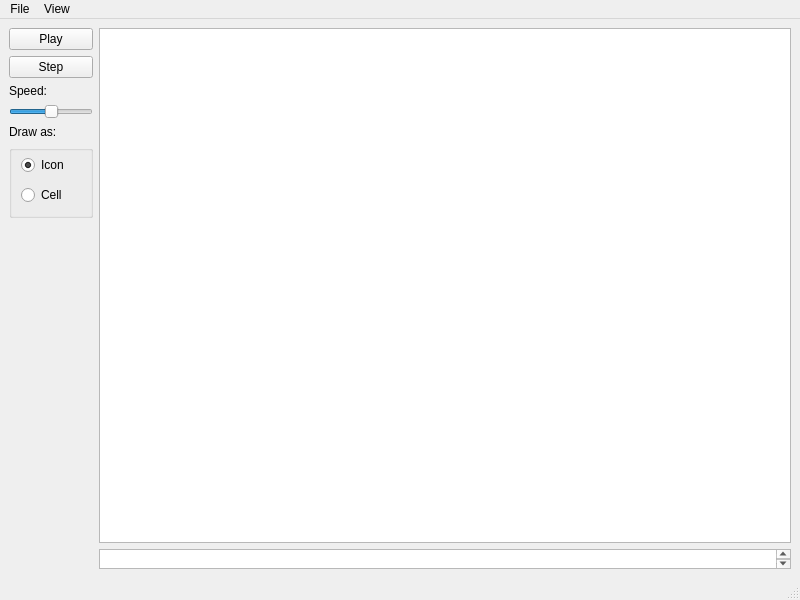
<?xml version="1.0" encoding="UTF-8"?>
<ui version="4.0">
 <class>MainWindow</class>
 <widget class="QMainWindow" name="MainWindow">
  <property name="geometry">
   <rect>
    <x>0</x>
    <y>0</y>
    <width>800</width>
    <height>600</height>
   </rect>
  </property>
  <property name="windowTitle">
   <string>MainWindow</string>
  </property>
  <widget class="QWidget" name="centralwidget">
   <layout class="QHBoxLayout" name="horizontalLayout">
    <item>
     <layout class="QVBoxLayout" name="verticalLayout">
      <property name="spacing">
       <number>-1</number>
      </property>
      <item>
       <widget class="QPushButton" name="button_play">
        <property name="text">
         <string>Play</string>
        </property>
       </widget>
      </item>
      <item>
       <widget class="QPushButton" name="button_step">
        <property name="text">
         <string>Step</string>
        </property>
       </widget>
      </item>
      <item>
       <widget class="QLabel" name="label">
        <property name="text">
         <string>Speed:</string>
        </property>
       </widget>
      </item>
      <item>
       <widget class="QSlider" name="slider_speed">
        <property name="sizePolicy">
         <sizepolicy hsizetype="Minimum" vsizetype="Fixed">
          <horstretch>0</horstretch>
          <verstretch>0</verstretch>
         </sizepolicy>
        </property>
        <property name="minimum">
         <number>1</number>
        </property>
        <property name="maximum">
         <number>5</number>
        </property>
        <property name="value">
         <number>3</number>
        </property>
        <property name="orientation">
         <enum>Qt::Horizontal</enum>
        </property>
        <property name="tickPosition">
         <enum>QSlider::NoTicks</enum>
        </property>
        <property name="tickInterval">
         <number>1</number>
        </property>
       </widget>
      </item>
      <item>
       <widget class="QLabel" name="label_2">
        <property name="text">
         <string>Draw as:</string>
        </property>
       </widget>
      </item>
      <item>
       <widget class="QGroupBox" name="groupBox">
        <property name="title">
         <string/>
        </property>
        <layout class="QVBoxLayout" name="verticalLayout_2">
         <property name="spacing">
          <number>10</number>
         </property>
         <property name="topMargin">
          <number>4</number>
         </property>
         <property name="bottomMargin">
          <number>10</number>
         </property>
         <item>
          <widget class="QRadioButton" name="radio_button_draw_icon">
           <property name="text">
            <string>Icon</string>
           </property>
           <property name="checked">
            <bool>true</bool>
           </property>
          </widget>
         </item>
         <item>
          <widget class="QRadioButton" name="radio_button_draw_cell">
           <property name="text">
            <string>Cell</string>
           </property>
          </widget>
         </item>
        </layout>
       </widget>
      </item>
      <item>
       <layout class="QGridLayout" name="pallet_layout">
        <property name="spacing">
         <number>0</number>
        </property>
       </layout>
      </item>
      <item>
       <spacer name="verticalSpacer">
        <property name="orientation">
         <enum>Qt::Vertical</enum>
        </property>
        <property name="sizeHint" stdset="0">
         <size>
          <width>20</width>
          <height>40</height>
         </size>
        </property>
       </spacer>
      </item>
     </layout>
    </item>
    <item>
     <layout class="QVBoxLayout" name="verticalLayout_3">
      <item>
       <widget class="ScalableGraphicsView" name="graphics_view">
        <property name="verticalScrollBarPolicy">
         <enum>Qt::ScrollBarAlwaysOff</enum>
        </property>
        <property name="horizontalScrollBarPolicy">
         <enum>Qt::ScrollBarAlwaysOff</enum>
        </property>
       </widget>
      </item>
      <item>
       <widget class="QTextBrowser" name="text_outputs">
        <property name="sizePolicy">
         <sizepolicy hsizetype="Expanding" vsizetype="Fixed">
          <horstretch>0</horstretch>
          <verstretch>0</verstretch>
         </sizepolicy>
        </property>
        <property name="minimumSize">
         <size>
          <width>0</width>
          <height>20</height>
         </size>
        </property>
        <property name="maximumSize">
         <size>
          <width>16777215</width>
          <height>20</height>
         </size>
        </property>
        <property name="html">
         <string>&lt;!DOCTYPE HTML PUBLIC &quot;-//W3C//DTD HTML 4.0//EN&quot; &quot;http://www.w3.org/TR/REC-html40/strict.dtd&quot;&gt;
&lt;html&gt;&lt;head&gt;&lt;meta name=&quot;qrichtext&quot; content=&quot;1&quot; /&gt;&lt;style type=&quot;text/css&quot;&gt;
p, li { white-space: pre-wrap; }
&lt;/style&gt;&lt;/head&gt;&lt;body style=&quot; font-family:'.SF NS Text'; font-size:13pt; font-weight:400; font-style:normal;&quot;&gt;
&lt;p align=&quot;right&quot; style=&quot;-qt-paragraph-type:empty; margin-top:0px; margin-bottom:0px; margin-left:0px; margin-right:0px; -qt-block-indent:0; text-indent:0px;&quot;&gt;&lt;br /&gt;&lt;/p&gt;&lt;/body&gt;&lt;/html&gt;</string>
        </property>
       </widget>
      </item>
     </layout>
    </item>
   </layout>
  </widget>
  <widget class="QMenuBar" name="menubar">
   <property name="geometry">
    <rect>
     <x>0</x>
     <y>0</y>
     <width>800</width>
     <height>22</height>
    </rect>
   </property>
   <widget class="QMenu" name="menu">
    <property name="title">
     <string>File</string>
    </property>
    <addaction name="action_open"/>
   </widget>
   <widget class="QMenu" name="menuView">
    <property name="title">
     <string>View</string>
    </property>
    <addaction name="action_toggle_outputs_bar"/>
   </widget>
   <addaction name="menu"/>
   <addaction name="menuView"/>
  </widget>
  <widget class="QStatusBar" name="statusbar"/>
  <action name="action_open">
   <property name="text">
    <string>Open</string>
   </property>
   <property name="toolTip">
    <string>Open file</string>
   </property>
   <property name="shortcut">
    <string>Ctrl+O</string>
   </property>
  </action>
  <action name="action_toggle_outputs_bar">
   <property name="text">
    <string>Hide Mable Tray</string>
   </property>
   <property name="shortcut">
    <string>Ctrl+Alt+M</string>
   </property>
  </action>
 </widget>
 <customwidgets>
  <customwidget>
   <class>ScalableGraphicsView</class>
   <extends>QGraphicsView</extends>
   <header>ScalableGraphicsView.h</header>
  </customwidget>
 </customwidgets>
 <resources/>
 <connections/>
 <slots>
  <slot>step()</slot>
 </slots>
</ui>
